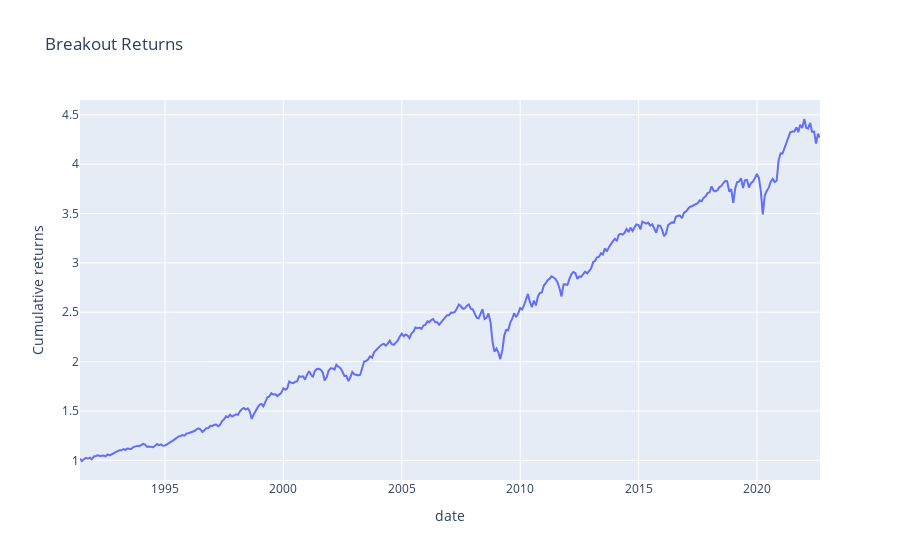

Notebook cell for this chart:
### Markdown cell above
### Evaluation

### Code cell
px.line(strategy_returns, y='br_cum_rets', x='date', labels={'br_cum_rets': 'Cumulative returns'}, title = 'Breakout Returns').show()

### Figure 1 — Plotly figure (JSON) as saved in the notebook; plotly's stock layout.template omitted (floating-point values rounded to 4 significant figures; data arrays with more than 128 entries replaced by an {"elided": "..."} marker saying what was removed)
{"data": [{"hovertemplate": "date=%{x}<br>Cumulative returns=%{y}<extra></extra>", "legendgroup": "", "line": {"color": "#636efa", "dash": "solid"}, "marker": {"symbol": "circle"}, "mode": "lines", "name": "", "orientation": "v", "showlegend": false, "type": "scatter", "x": {"elided": "376 str values"}, "xaxis": "x", "y": {"elided": "376 float values"}, "yaxis": "y"}], "layout": {"legend": {"tracegroupgap": 0}, "title": {"text": "Breakout Returns"}, "xaxis": {"anchor": "y", "domain": [0, 1], "title": {"text": "date"}}, "yaxis": {"anchor": "x", "domain": [0, 1], "title": {"text": "Cumulative returns"}}}}
